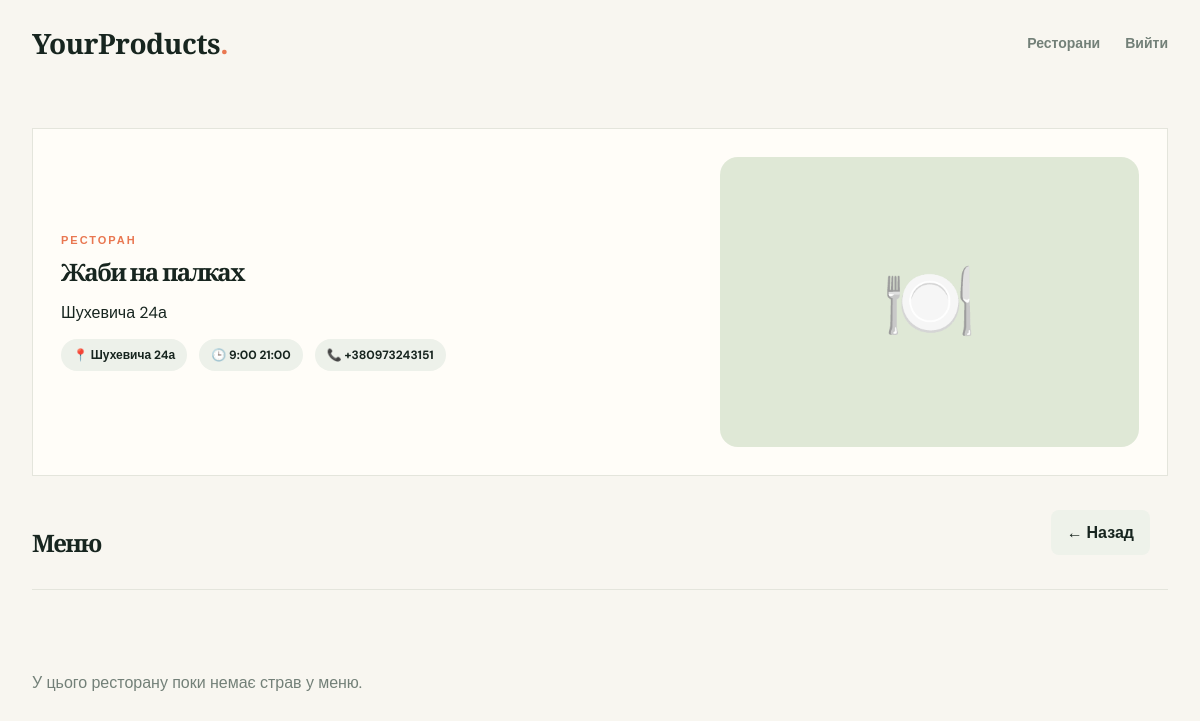
/menu/3/ (signed in), run on the app's committed database.
### delivery_APP/models.py (models this page shows, shortened)
class RestorantInfo(models.Model):
    owner = models.ForeignKey(
        settings.AUTH_USER_MODEL,
        on_delete=models.SET_NULL,
        null=True,
        blank=True,
        related_name='restaurants',
        verbose_name='Власник',
    )
    name = models.CharField(max_length=100)
    photo = models.ImageField(upload_to='media/restorant_photos/')
    address = models.TextField()
    phone_number = models.CharField(max_length=15)
    opening_hours = models.CharField(max_length=50)

### delivery_APP/views.py (the view)
# urls.py: path('menu/<int:restaurant_id>/', delivery_app_views.restaurant_menu, name='restaurant_menu'),
def restaurant_menu(request, restaurant_id):
    restaurant = get_object_or_404(RestorantInfo, pk=restaurant_id)
    dishes = CartOfMenu.objects.filter(restaurant=restaurant).order_by('name')
    return render(request, 'MenuOfRestorant.html', {
        'restaurant': restaurant,
        'dishes': dishes,
    })

### templates/menuofrestorant.html (shortened to what this page needs)
{% extends 'base.html' %}
{% block content %}
<section class="menu-page">
    <div class="menu-hero">
        <div>
            <div class="eyebrow">Ресторан</div>
            <h1>{{ restaurant.name }}</h1>
            <p>{{ restaurant.address }}</p>
            <div class="menu-meta">
                <span class="meta-pill">📍 {{ restaurant.address }}</span>
                <span class="meta-pill">🕒 {{ restaurant.opening_hours }}</span>
                <span class="meta-pill">📞 {{ restaurant.phone_number }}</span>
            </div>
        </div>
        <div>
            {% if restaurant.photo %}
                <img src="{{ restaurant.photo.url }}" alt="{{ restaurant.name }}">
            {% else %}
                <div class="restaurant-placeholder" style="height:290px; border-radius:18px; background:#dfe8d6; display:grid; place-items:center; font-size:76px;">🍽️</div>
            {% endif %}
        </div>
    </div>
    <div class="section-head" style="margin-top:34px;">
        <h2>Меню</h2>
        <a class="hero-btn secondary" href="{% url 'home' %}">← Назад</a>
    </div>
    <div class="menu-grid">
        {% for dish in dishes %}
            <article class="dish-card">
                {% if dish.photo %}
                    <img src="{{ dish.photo.url }}" alt="{{ dish.name }}">
                {% else %}
                    <div style="height:180px; display:grid; place-items:center; background:#edf2e8; font-size:64px;">🍲</div>
                {% endif %}
                <div class="dish-body">
                    <div class="dish-head">
                        <h3>{{ dish.name }}</h3>
                        <span class="price">{{ dish.price }} ₴</span>
                    </div>
                    <p>{{ dish.ingridients }}</p>
                    <p><strong>Вага:</strong> {{ dish.weight }} г</p>
                    <p><strong>Готується:</strong> {{ dish.time_to_cook }} хв</p>
                </div>
            </article>
        {% empty %}
            <p class="empty">У цього ресторану поки немає страв у меню.</p>
        {% endfor %}
    </div>
</section>
{% endblock %}

### templates/base.html (style rules this page uses)
:root { --ink:#17251f; --muted:#738078; --paper:#f8f6f0; --cream:#fffdf8; --green:#1f5944; --lime:#d9ed87; --line:#e4e5dc; --coral:#e97751; }
* { box-sizing:border-box; }
body { margin:0; color:var(--ink); background:var(--paper); font-family:'DM Sans',sans-serif; }
a { color:inherit; text-decoration:none; }
.eyebrow { color:var(--coral); text-transform:uppercase; letter-spacing:2px; font-size:11px; font-weight:700; }
h1, h2 { font-family:'Playfair Display',serif; letter-spacing:-1.6px; line-height:1.06; margin:12px 0 18px; }
.section-head { display:flex; align-items:end; justify-content:space-between; border-bottom:1px solid var(--line); padding-bottom:16px; margin-bottom:25px; }
.restaurant-placeholder { height:100%; display:grid; place-items:center; font-size:53px; }
.hero-btn { display:inline-flex; align-items:center; justify-content:center; padding:12px 16px; border-radius:8px; font-weight:700; margin:0 18px 18px; }
.hero-btn.secondary { background:#eef2ea; color:var(--ink); }
.menu-page { max-width:1240px; margin:0 auto; padding:42px 32px 72px; }
.menu-hero { display:grid; grid-template-columns:1.2fr 0.8fr; gap:30px; align-items:center; background:var(--cream); border:1px solid var(--line); padding:28px; }
.menu-meta { display:flex; flex-wrap:wrap; gap:12px; margin-top:16px; }
.meta-pill { background:#edf1ea; color:var(--ink); padding:8px 12px; border-radius:999px; font-size:12px; font-weight:700; }
.menu-grid { display:grid; grid-template-columns:repeat(3, minmax(0, 1fr)); gap:22px; margin-top:36px; }
.empty { color:var(--muted); padding:30px 0; }

### data on the page
RestorantInfo: name "Жаби на палках", address "Шухевича 24а", opening_hours "9:00 21:00", phone_number "+380973243151"
